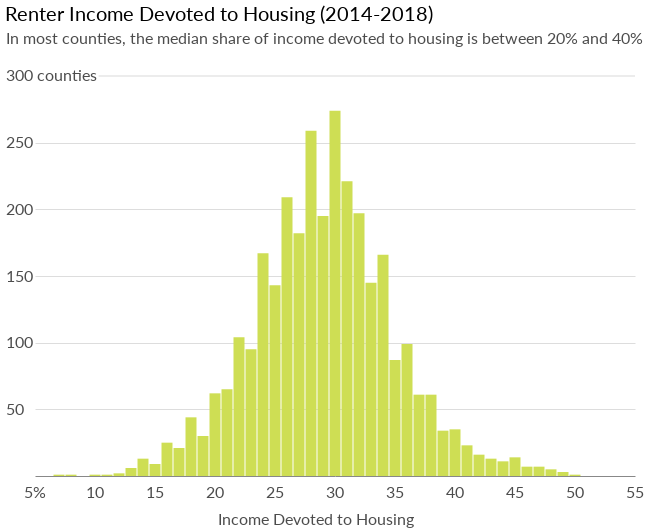

Notebook code cell kept with this figure:
### Code cell
rent_inc_dist

### Figure 1 — Vega-Lite specification as saved in the notebook (floating-point values rounded to 4 significant figures)
{"width": 600, "height": 400, "background": "white", "config": {"title": {"fontWeight": "normal", "fontSize": 20, "anchor": "start", "font": "Lato", "offset": 5}, "axisX": {"grid": false, "labelFont": "Lato", "labelFontSize": 16, "labelAngle": 0, "labelPadding": 10, "ticks": false, "tickSize": 5, "title": null, "titleFont": "Lato", "titleFontSize": 16, "titleFontWeight": "normal", "titleY": 30, "titleX": 280}, "axisY": {"grid": true, "gridOpacity": 1, "labelFont": "Lato", "labelFontSize": 16, "labelLimit": 100, "labelAlign": "left", "labelPadding": 20, "ticks": false, "title": null, "titleFont": "Lato", "titleFontWeight": "normal", "titleFontSize": 16, "titleAlign": "left", "titleAngle": 0, "titleY": -20, "titleX": -20, "domainWidth": 0}, "view": {"strokeOpacity": 0}}, "layer": [{"data": {"name": "data-6cff287b501bbe338755d2392dbd2d54"}, "mark": {"type": "bar", "color": "#cede54", "size": 11}, "encoding": {"x": {"type": "quantitative", "axis": {"labelOpacity": 0, "titleOpacity": 0.7, "titleY": 35}, "field": "Bin", "title": "Income Devoted to Housing"}, "y": {"type": "quantitative", "axis": {"labelOpacity": 0.7, "labelPadding": 30, "titleOpacity": 0.7, "titleX": -30, "titleY": -30, "values": [50, 100, 150, 200, 250]}, "field": "Count", "scale": {"domain": [0, 300]}, "title": "In most counties, the median share of income devoted to housing is between 20% and 40%"}}, "title": "Renter Income Devoted to Housing (2014-2018)"}, {"data": {"name": "data-9563707fa4e0fff82f50cab0829ea9f3"}, "mark": {"type": "rule", "opacity": 0.15}, "encoding": {"x": {"type": "quantitative", "field": "x1", "scale": {"domain": [10, 50]}}, "x2": {"field": "x2"}, "y": {"type": "quantitative", "field": "y1"}}}, {"data": {"name": "data-4893136b9156606a4b0bfac83e423081"}, "mark": {"type": "text", "dx": 0, "dy": 17, "font": "lato", "fontSize": 16, "opacity": 0.7}, "encoding": {"text": {"type": "nominal", "field": "text"}, "x": {"type": "quantitative", "field": "x"}, "y": {"type": "quantitative", "field": "y"}}}, {"data": {"name": "data-4a9602a2b82813a3f469ea1330b1523f"}, "mark": {"type": "text", "dx": -44, "dy": 0, "font": "lato", "fontSize": 16, "opacity": 0.7}, "encoding": {"text": {"type": "nominal", "field": "text"}, "x": {"type": "quantitative", "field": "x", "scale": {"domain": [10, 50]}}, "y": {"type": "quantitative", "field": "y"}}}], "$schema": "https://vega.github.io/schema/vega-lite/v4.0.0.json", "datasets": {"data-6cff287b501bbe338755d2392dbd2d54": [{"Bin": 33.0, "Count": 145}, {"Bin": 31.0, "Count": 221}, {"Bin": 38.0, "Count": 61}, {"Bin": 34.0, "Count": 166}, {"Bin": 30.0, "Count": 274}, {"Bin": 32.0, "Count": 197}, {"Bin": 40.0, "Count": 35}, {"Bin": 36.0, "Count": 99}, {"Bin": 22.0, "Count": 104}, {"Bin": 28.0, "Count": 259}, {"Bin": 35.0, "Count": 87}, {"Bin": 26.0, "Count": 209}, {"Bin": 29.0, "Count": 195}, {"Bin": 39.0, "Count": 34}, {"Bin": 24.0, "Count": 167}, {"Bin": 41.0, "Count": 23}, {"Bin": 25.0, "Count": 143}, {"Bin": 49.0, "Count": 3}, {"Bin": 45.0, "Count": 14}, {"Bin": 27.0, "Count": 182}, {"Bin": 37.0, "Count": 61}, {"Bin": 18.0, "Count": 44}, {"Bin": 19.0, "Count": 30}, {"Bin": 16.0, "Count": 25}, {"Bin": 14.0, "Count": 13}, {"Bin": 21.0, "Count": 65}, {"Bin": 20.0, "Count": 62}, {"Bin": 17.0, "Count": 21}, {"Bin": 23.0, "Count": 95}, {"Bin": 8.0, "Count": 1}, {"Bin": 42.0, "Count": 16}, {"Bin": 44.0, "Count": 11}, {"Bin": 43.0, "Count": 13}, {"Bin": 46.0, "Count": 7}, {"Bin": 12.0, "Count": 2}, {"Bin": 47.0, "Count": 7}, {"Bin": 48.0, "Count": 5}, {"Bin": 50.0, "Count": 1}, {"Bin": 15.0, "Count": 9}, {"Bin": 13.0, "Count": 6}, {"Bin": 11.0, "Count": 1}, {"Bin": 10.0, "Count": 1}, {"Bin": 7.0, "Count": 1}], "data-9563707fa4e0fff82f50cab0829ea9f3": [{"x1": 10.3, "x2": 55, "y1": 300}], "data-4893136b9156606a4b0bfac83e423081": [{"x": 5, "y": 0, "text": "   5%"}, {"x": 10, "y": 0, "text": "10"}, {"x": 15, "y": 0, "text": "15"}, {"x": 20, "y": 0, "text": "20"}, {"x": 25, "y": 0, "text": "25"}, {"x": 30, "y": 0, "text": "30"}, {"x": 35, "y": 0, "text": "35"}, {"x": 40, "y": 0, "text": "40"}, {"x": 45, "y": 0, "text": "45"}, {"x": 50, "y": 0, "text": "50"}, {"x": 55, "y": 0, "text": "55"}], "data-4a9602a2b82813a3f469ea1330b1523f": [{"x": 10, "y": 300, "text": "300 counties"}]}}
